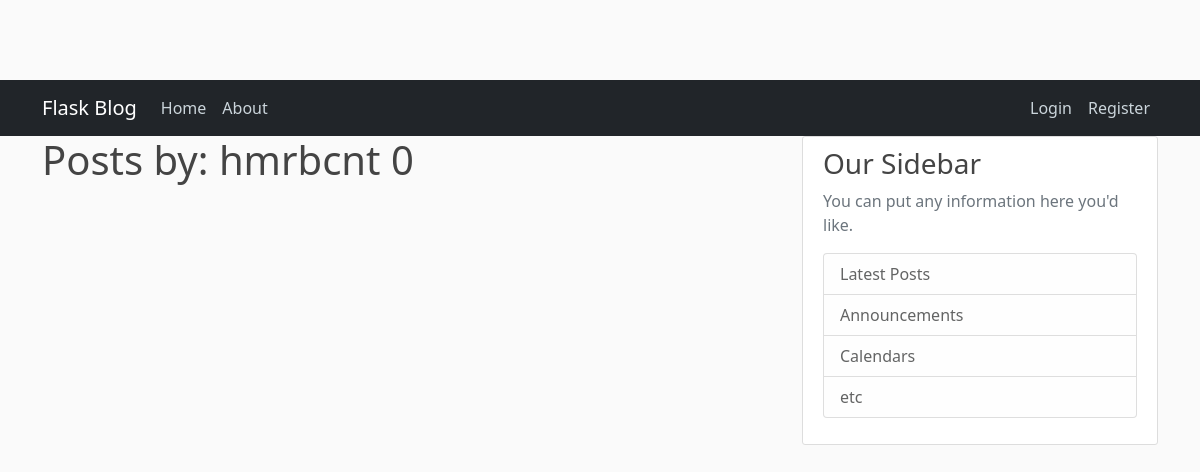
Page /user/hmrbcnt on the earlier database version.
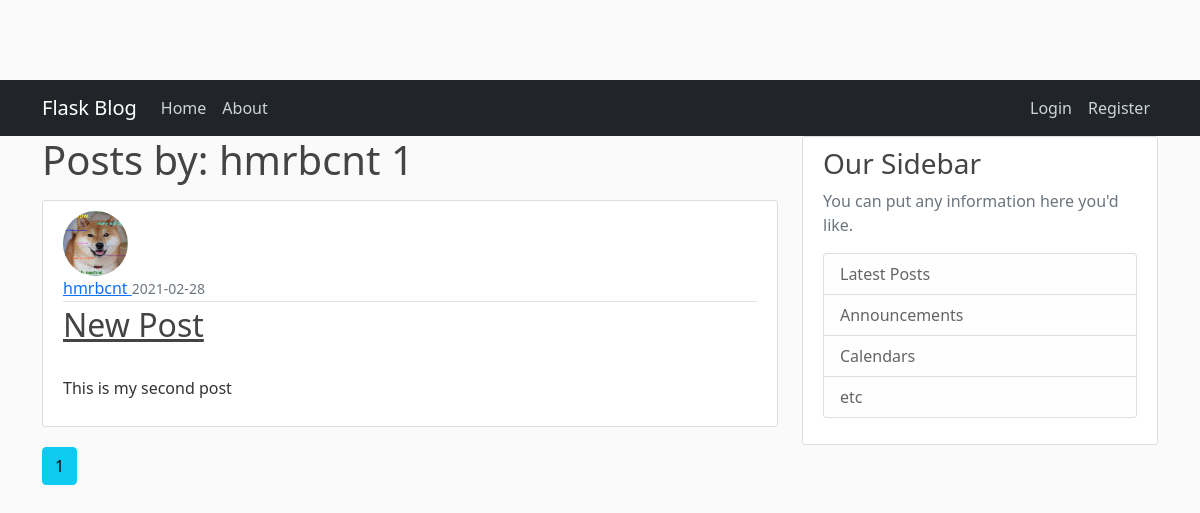
Same page on the later database version.
### flask_blog/models.py (models this page shows, shortened)
class User(db.Model, UserMixin):
    id = db.Column(db.Integer, primary_key=True)
    username = db.Column(db.String(20), unique=True, nullable=False)
    email = db.Column(db.String(120), unique=True, nullable=False)
    image_file = db.Column(db.String(20), nullable=False, default='default.jpg')
    password = db.Column(db.String(60), nullable=False)
    posts = db.relationship('Post', backref='author', lazy=True)

class Post(db.Model):
    id = db.Column(db.Integer, primary_key=True)
    title = db.Column(db.String(100), nullable=False)
    date_posted = db.Column(db.DateTime, nullable=False, default=datetime.utcnow)
    content = db.Column(db.Text, nullable=False)
    user_id = db.Column(db.Integer, db.ForeignKey('user.id'), nullable=False)

### flask_blog/users/routes.py (the view)
@users.route("/user/<string:username>")
def user_posts(username):
    page = request.args.get('page', 1, type=int)
    user = User.query.filter_by(username=username).first_or_404()
    allPosts = Post.query\
                .filter_by(author=user)\
                .order_by(Post.date_posted.desc())\
                .paginate(per_page = 3, page=page)
    return render_template('user_posts.html', posts=allPosts, user=user)

### flask_blog/templates/user_posts.html
{% extends "layout.html" %}
    {% block content %}
            <h1 class="mb-3">Posts by: {{ user.username }} {{ posts.total }}</h1>
            {% for post in posts.items %}
            <article class="media content-section">
                <img class="rounded-circle article-img" src="{{ url_for('static', filename='profile_pictures/' + post.author.image_file) }}">
                <div class="media-body">
                    <div class="article-metadata">
                        <a class="mr-2" href="{{ url_for('users.user_posts', username=post.author.username) }}"> {{ post.author.username }}  </a>
                        <small class="text-muted"> {{ post.date_posted.strftime('%Y-%m-%d') }} </small>
                    </div>
                    <h2>
                        <a class="article-title" href="{{ url_for('posts.post', post_id = post.id) }}">{{ post.title }}</a>
                    </h2>
                    <p class="article-content">
                        {{ post.content }}
                    </p>
                </div>
            </article>
            {% endfor %}
            {% for page in posts.iter_pages(left_edge=1, right_edge=1, left_current=1, right_current=2) %}
                {% if page %}
                    {% if posts.page == page %}
                        <a class="btn btn-info mb-4" href="{{url_for('users.user_posts', page=page, username=user.username)}}"> {{ page }}</a>
                    {% else %}
                        <a class="btn btn-outline-info mb-4" href="{{url_for('users.user_posts', page=page, username=user.username)}}"> {{ page }}</a>
                    {% endif %}
                {% else %}
                    ...
                {% endif %}
            {% endfor %}
    {% endblock content %}

### flask_blog/templates/layout.html (shortened to what this page needs)
<!DOCTYPE html>
<html>
    <head>
        <link href="https://cdn.jsdelivr.net/npm/bootstrap@5.0.0-beta2/dist/css/bootstrap.min.css" rel="stylesheet">
        <link rel="stylesheet" type="text/css" href="{{url_for('static',filename='main.css')}}">
    </head>
    <body>
        <header class="site-header">
          <nav class="navbar navbar-expand-lg navbar-dark bg-dark sticky-top">
            <div class="container">
              <a class="navbar-brand" href="#">Flask Blog</a>
              <div class="collapse navbar-collapse" id="navbarText">
                <ul class="navbar-nav me-auto mb-2 mb-lg-0">
                  <li class="nav-item">
                    <a class="nav-link" href="{{ url_for('main.home') }}">Home</a>
                  </li>
                  <li class="nav-item">
                    <a class="nav-link" href="{{ url_for('main.about') }}">About</a>
                  </li>
                </ul>
                  <div class="navbar-nav">
                    {% if current_user.is_authenticated %}
                      <a class="nav-item nav-link" href="{{ url_for('posts.new_post') }}"> New Post </a>
                      <a class="nav-item nav-link" href="{{ url_for('users.account') }}"> Account </a>
                      <a class="nav-item nav-link" href="{{ url_for('users.logout') }}"> Logout </a>
                    {% else %}
                      <a class="nav-item nav-link" href="{{ url_for('users.login') }}"> Login </a>
                      <a class="nav-item nav-link" href="{{ url_for('users.registration') }}"> Register </a>
                    {% endif %}
                  </div>
                </div>
              </div>
          </nav>
        </header>
        <main role="main" class="container">
            <div class="row">
              <div class="col-md-8">
                {% block content %}{% endblock %}
              </div>
              <div class="col-md-4">
                <div class="content-section">
                  <h3>Our Sidebar</h3>
                  <p class='text-muted'>You can put any information here you'd like.
                    <ul class="list-group">
                      <li class="list-group-item list-group-item-light">Latest Posts</li>
                      <li class="list-group-item list-group-item-light">Announcements</li>
                      <li class="list-group-item list-group-item-light">Calendars</li>
                      <li class="list-group-item list-group-item-light">etc</li>
                    </ul>
                  </p>
                </div>
              </div>
            </div>
          </main>
    </body>
</html>

### flask_blog/static/main.css (style rules this page uses)
body { background: #fafafa; color: #333333; margin-top: 5rem; }
h1, h2, h3, h4, h5, h6 { color: #444444; }
.site-header .navbar-nav .nav-link { color: #cbd5db; }
.content-section { background: #ffffff; padding: 10px 20px; border: 1px solid #dddddd; border-radius: 3px; margin-bottom: 20px; }
.article-title { color: #444444; }
.article-content { white-space: pre-line; }
.article-img { height: 65px; width: 65px; margin-right: 16px; }
.article-metadata { padding-bottom: 1px; margin-bottom: 4px; border-bottom: 1px solid #e3e3e3 }
.navbar { height: 50%; }

Differences in the rows shown:
added Post: image_file (picture), author.username "hmrbcnt", date_posted "2021-02-28", title "New Post", content "This is my second post"
Other differences:
{{ posts.total }}: "0" → "1"
new list line: "1"
